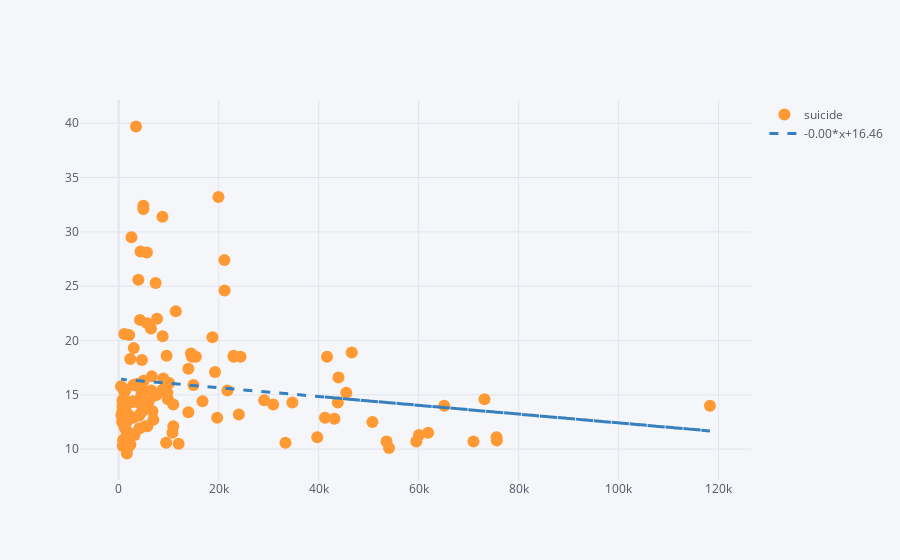

Notebook source saved alongside this figure:
### Code cell
# wealth-suicide rate relation
dfN.iplot(kind='scatter', x='GDPpc', y='suicide',mode='markers', bestfit=True, bestfit_colors=['blue'])

### Figure 1 — Plotly figure (JSON) as saved in the notebook; plotly's stock layout.template omitted (floating-point values rounded to 4 significant figures; data arrays with more than 128 entries replaced by an {"elided": "..."} marker saying what was removed)
{"data": [{"line": {"color": "rgba(255, 153, 51, 1.0)", "dash": "solid", "shape": "linear", "width": 1.3}, "marker": {"size": 12, "symbol": "circle"}, "mode": "markers", "name": "suicide", "text": "", "type": "scatter", "x": {"elided": "132 int values"}, "y": {"elided": "132 float values"}}, {"line": {"color": "rgba(55, 128, 191, 1.0)", "dash": "dash", "shape": "linear", "width": 3}, "mode": "lines", "name": "-0.00*x+16.46", "type": "scatter", "x": {"elided": "132 int values"}, "y": {"elided": "132 float values"}}], "layout": {"legend": {"bgcolor": "#F5F6F9", "font": {"color": "#4D5663"}}, "paper_bgcolor": "#F5F6F9", "plot_bgcolor": "#F5F6F9", "title": {"font": {"color": "#4D5663"}}, "xaxis": {"gridcolor": "#E1E5ED", "showgrid": true, "tickfont": {"color": "#4D5663"}, "title": {"font": {"color": "#4D5663"}, "text": ""}, "zerolinecolor": "#E1E5ED"}, "yaxis": {"gridcolor": "#E1E5ED", "showgrid": true, "tickfont": {"color": "#4D5663"}, "title": {"font": {"color": "#4D5663"}, "text": ""}, "zerolinecolor": "#E1E5ED"}}}
